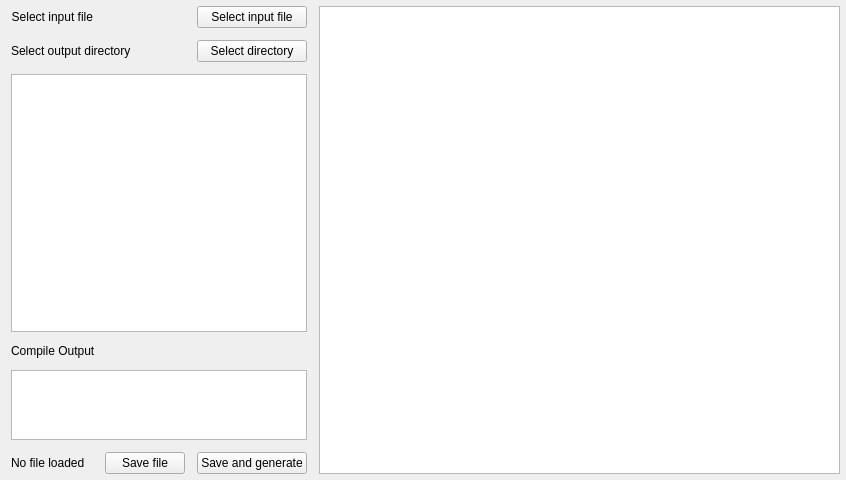
<?xml version="1.0" encoding="UTF-8"?>
<ui version="4.0">
 <class>XMLCommProtocolWidget</class>
 <widget class="QWidget" name="XMLCommProtocolWidget">
  <property name="geometry">
   <rect>
    <x>0</x>
    <y>0</y>
    <width>846</width>
    <height>480</height>
   </rect>
  </property>
  <property name="windowTitle">
   <string>Form</string>
  </property>
  <layout class="QGridLayout" name="gridLayout" rowstretch="1,1,100,1,1,1" columnstretch="1,1,1,100">
   <property name="topMargin">
    <number>6</number>
   </property>
   <property name="rightMargin">
    <number>6</number>
   </property>
   <property name="bottomMargin">
    <number>6</number>
   </property>
   <property name="spacing">
    <number>12</number>
   </property>
   <item row="0" column="0">
    <widget class="QLabel" name="fileNameLabel">
     <property name="maximumSize">
      <size>
       <width>300</width>
       <height>16777215</height>
      </size>
     </property>
     <property name="text">
      <string>Select input file</string>
     </property>
     <property name="scaledContents">
      <bool>true</bool>
     </property>
     <property name="alignment">
      <set>Qt::AlignRight|Qt::AlignTrailing|Qt::AlignVCenter</set>
     </property>
    </widget>
   </item>
   <item row="0" column="2">
    <widget class="QPushButton" name="selectFileButton">
     <property name="text">
      <string>Select input file</string>
     </property>
     <property name="icon">
      <iconset resource="../mavlinkgen.qrc">
       <normaloff>:/images/status/folder-open.svg</normaloff>:/images/status/folder-open.svg</iconset>
     </property>
    </widget>
   </item>
   <item row="0" column="3" rowspan="6">
    <widget class="QGCMAVLinkTextEdit" name="xmlTextView">
     <property name="minimumSize">
      <size>
       <width>400</width>
       <height>300</height>
      </size>
     </property>
     <property name="baseSize">
      <size>
       <width>800</width>
       <height>600</height>
      </size>
     </property>
     <property name="readOnly">
      <bool>false</bool>
     </property>
    </widget>
   </item>
   <item row="1" column="0" colspan="2">
    <widget class="QLabel" name="outputDirNameLabel">
     <property name="maximumSize">
      <size>
       <width>400</width>
       <height>16777215</height>
      </size>
     </property>
     <property name="text">
      <string>Select output directory</string>
     </property>
     <property name="scaledContents">
      <bool>true</bool>
     </property>
    </widget>
   </item>
   <item row="1" column="2">
    <widget class="QPushButton" name="selectOutputButton">
     <property name="text">
      <string>Select directory</string>
     </property>
     <property name="icon">
      <iconset resource="../mavlinkgen.qrc">
       <normaloff>:/images/status/folder-open.svg</normaloff>:/images/status/folder-open.svg</iconset>
     </property>
    </widget>
   </item>
   <item row="2" column="0" colspan="3">
    <widget class="QTreeView" name="xmlTreeView"/>
   </item>
   <item row="3" column="0" colspan="2">
    <widget class="QLabel" name="label">
     <property name="text">
      <string>Compile Output</string>
     </property>
    </widget>
   </item>
   <item row="4" column="0" colspan="3">
    <widget class="QPlainTextEdit" name="compileLog"/>
   </item>
   <item row="5" column="0">
    <widget class="QLabel" name="validXMLLabel">
     <property name="text">
      <string>No file loaded</string>
     </property>
    </widget>
   </item>
   <item row="5" column="1">
    <widget class="QPushButton" name="saveButton">
     <property name="text">
      <string>Save file</string>
     </property>
    </widget>
   </item>
   <item row="5" column="2">
    <widget class="QPushButton" name="generateButton">
     <property name="text">
      <string>Save and generate</string>
     </property>
     <property name="icon">
      <iconset resource="../mavlinkgen.qrc">
       <normaloff>:/images/categories/applications-system.svg</normaloff>:/images/categories/applications-system.svg</iconset>
     </property>
    </widget>
   </item>
  </layout>
 </widget>
 <customwidgets>
  <customwidget>
   <class>QGCMAVLinkTextEdit</class>
   <extends>QTextEdit</extends>
   <header location="global">QGCMAVLinkTextEdit.h</header>
  </customwidget>
 </customwidgets>
 <resources>
  <include location="../mavlinkgen.qrc"/>
 </resources>
 <connections/>
</ui>
